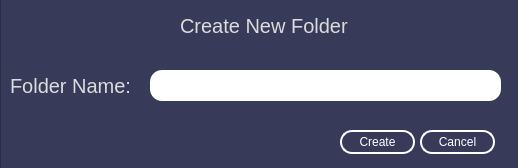
<?xml version="1.0" encoding="UTF-8"?>
<ui version="4.0">
 <class>Dialog</class>
 <widget class="QDialog" name="Dialog">
  <property name="geometry">
   <rect>
    <x>0</x>
    <y>0</y>
    <width>518</width>
    <height>168</height>
   </rect>
  </property>
  <property name="minimumSize">
   <size>
    <width>518</width>
    <height>168</height>
   </size>
  </property>
  <property name="maximumSize">
   <size>
    <width>518</width>
    <height>168</height>
   </size>
  </property>
  <property name="windowTitle">
   <string>Dialog</string>
  </property>
  <widget class="QFrame" name="frame">
   <property name="geometry">
    <rect>
     <x>0</x>
     <y>-20</y>
     <width>521</width>
     <height>221</height>
    </rect>
   </property>
   <property name="minimumSize">
    <size>
     <width>521</width>
     <height>221</height>
    </size>
   </property>
   <property name="maximumSize">
    <size>
     <width>521</width>
     <height>221</height>
    </size>
   </property>
   <property name="styleSheet">
    <string notr="true">QFrame{
  
	background-color: rgb(56, 58, 89);
	color: rgb(220, 220, 220);
}

</string>
   </property>
   <property name="frameShape">
    <enum>QFrame::StyledPanel</enum>
   </property>
   <property name="frameShadow">
    <enum>QFrame::Raised</enum>
   </property>
   <widget class="QLabel" name="label">
    <property name="geometry">
     <rect>
      <x>10</x>
      <y>90</y>
      <width>121</width>
      <height>31</height>
     </rect>
    </property>
    <property name="font">
     <font>
      <pointsize>15</pointsize>
     </font>
    </property>
    <property name="text">
     <string>Folder Name:</string>
    </property>
   </widget>
   <widget class="QPushButton" name="ok_btn">
    <property name="geometry">
     <rect>
      <x>340</x>
      <y>150</y>
      <width>75</width>
      <height>24</height>
     </rect>
    </property>
    <property name="styleSheet">
     <string notr="true">QPushButton{
  border: 1.5px solid white;
  border-radius: 12px;
  padding: 5px;
  color: rgb(255,255,255)
}
QPushButton:hover{
  background-color: rgb(199, 199, 199);  
}
QPushButton:disabled{
  color: rgb(199, 199, 199);  
}</string>
    </property>
    <property name="text">
     <string>Create</string>
    </property>
   </widget>
   <widget class="QPushButton" name="cancel_btn">
    <property name="geometry">
     <rect>
      <x>420</x>
      <y>150</y>
      <width>75</width>
      <height>24</height>
     </rect>
    </property>
    <property name="styleSheet">
     <string notr="true">QPushButton{
  border: 1.5px solid white;
  border-radius: 12px;
  padding: 5px;
  color: rgb(255,255,255)
}
QPushButton:hover{
  background-color: rgb(199, 199, 199);  
}
QPushButton:disabled{
  color: rgb(199, 199, 199);  
}</string>
    </property>
    <property name="text">
     <string>Cancel</string>
    </property>
   </widget>
   <widget class="QLineEdit" name="lineEdit">
    <property name="geometry">
     <rect>
      <x>150</x>
      <y>90</y>
      <width>351</width>
      <height>31</height>
     </rect>
    </property>
    <property name="font">
     <font>
      <pointsize>12</pointsize>
     </font>
    </property>
    <property name="styleSheet">
     <string notr="true">border-color: rgb(255, 255, 255);
border-radius: 12px</string>
    </property>
   </widget>
   <widget class="QLabel" name="label_2">
    <property name="geometry">
     <rect>
      <x>180</x>
      <y>30</y>
      <width>171</width>
      <height>31</height>
     </rect>
    </property>
    <property name="font">
     <font>
      <pointsize>15</pointsize>
     </font>
    </property>
    <property name="text">
     <string>Create New Folder</string>
    </property>
   </widget>
  </widget>
 </widget>
 <resources/>
 <connections/>
</ui>
